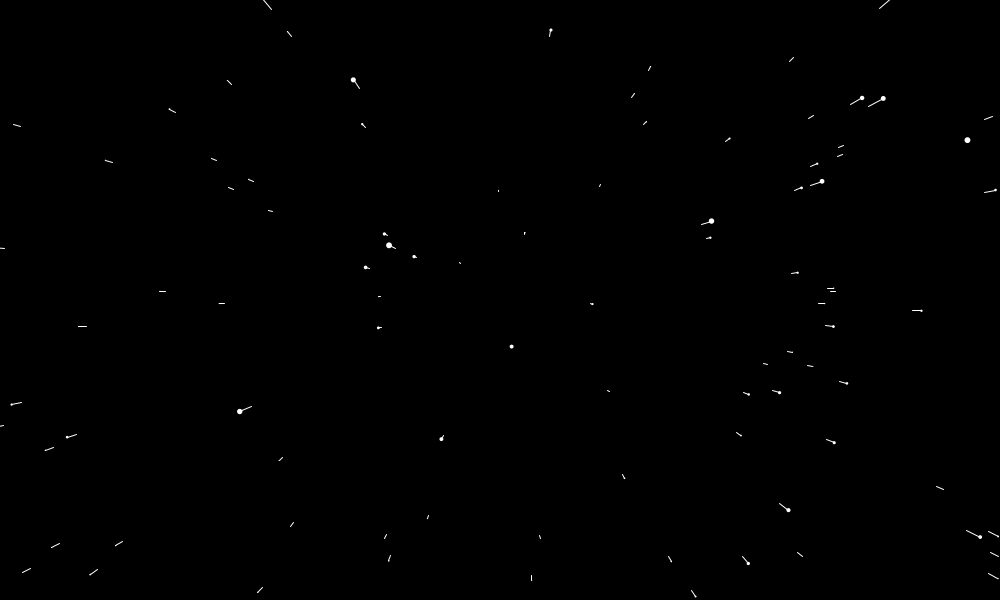
Frame 1 (no input)
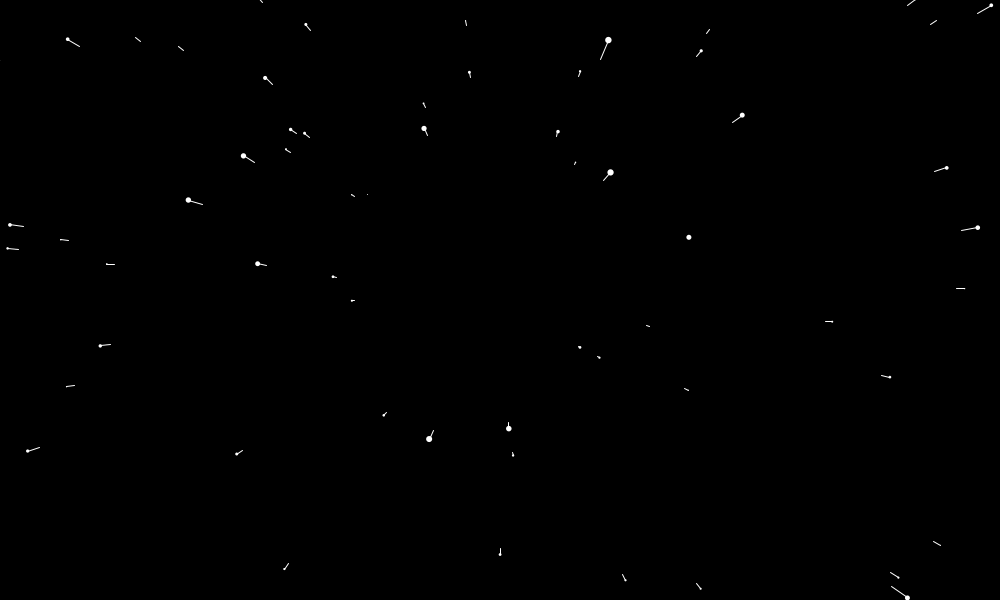
Frame 60 (the mouse pressed at the canvas centre just before this capture)
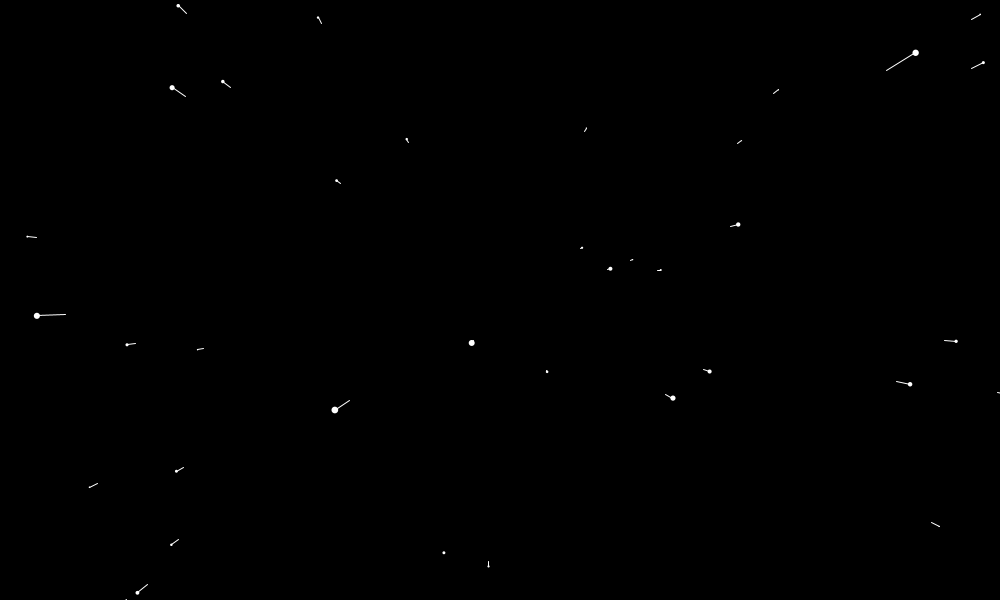
Frame 120 (the mouse held since frame 60 and released just before this capture)

The Processing sketch that drew these frames (run headless with seeded random() and noise(); from frame 60 on, the mouse is pressed at the canvas centre):

// Processing sketch: Starfield
// ── Starfield.pde
Star[] stars = new Star[600];

void setup(){
  
  size(1000,600);
  for (int i = 0 ; i<stars.length ; i++){
      stars[i] = new Star();
  }
}

void draw(){
  translate(width/2 , height/2);
  background(0);
  for(int i = 0 ; i<stars.length ; i++){
    stars[i].update();
    stars[i].show();
  }
  
}

// ── Star.pde
class Star{
  float x;
  float y;
  float z; 
  float pz;
   Star(){
    x = random(-width , width);
    y = random(-height , height);
    z = random(width);
    pz = z;
  }
  
  void update(){
    z -= 15;
    if(z < 1) {
       x = random(-width , width);
       y = random(-height , height);
       z = random(width);
       pz = z;
    }
    
  }
  void show(){
    fill(255);
    noStroke();
    
    float sx = map(x/z , 0 , 1 , 0 , width);
    float sy = map(y/z , 0 , 1 , 0 , height);
    
    float r = map(z , 0 , width , 8 , 0);
    
    ellipse(sx , sy , r , r);
    
    float px = map(x/pz , 0 , 1 , 0 , width);
    float py = map(y/pz , 0 , 1 , 0 , height);
    
    pz = z;
    stroke(255);
    line(px , py , sx , sy);
    
    
    
    
  }
} 
